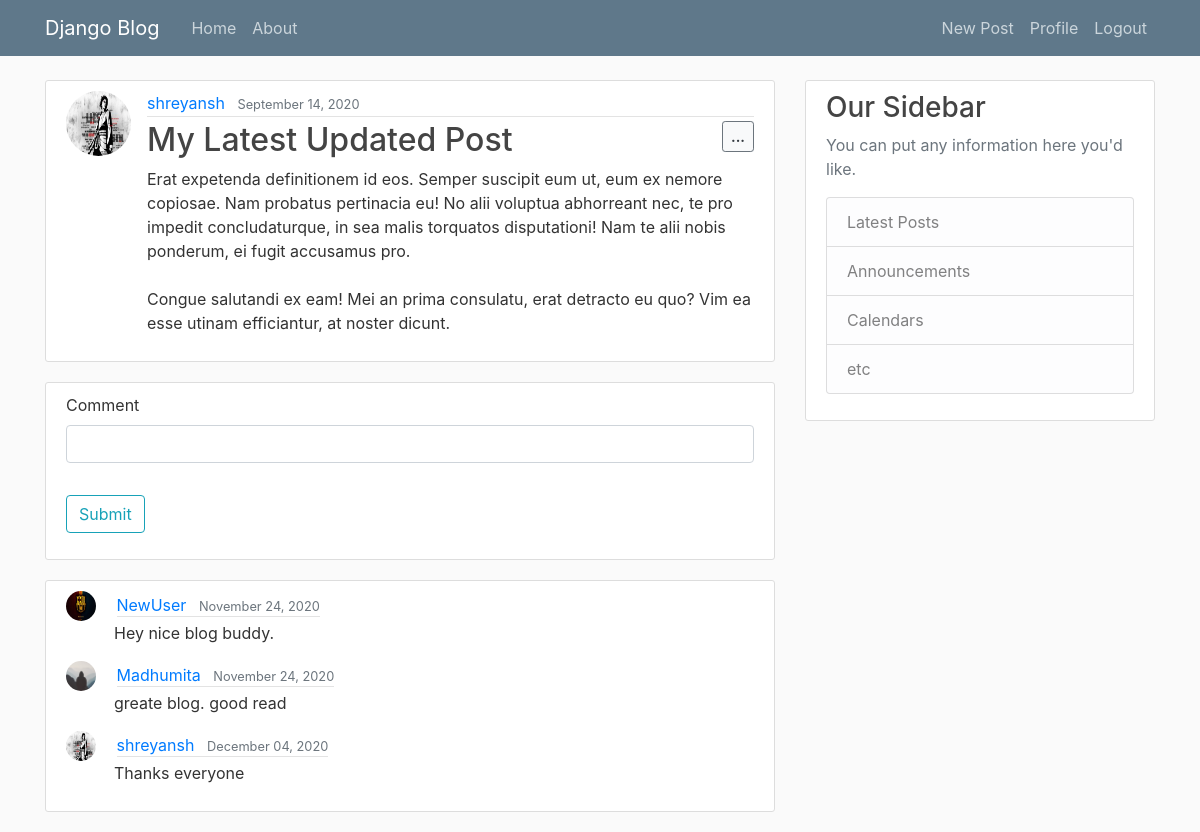
The page /post/27/ (signed in) on the database its author committed.
### blog/models.py (models this page shows, shortened)
class Post(models.Model):
    title = models.CharField(max_length=100)
    content = models.TextField()
    date_posted = models.DateTimeField(default=timezone.now)
    author = models.ForeignKey(User, on_delete=models.CASCADE)

class Comment(models.Model):
    post = models.ForeignKey(Post, on_delete=models.CASCADE, related_name='comments')
    comment = models.CharField(max_length=250)
    author = models.ForeignKey(User, on_delete=models.CASCADE)
    date = models.DateTimeField(default=timezone.now)
    def __str__(self):
        return self.comment

### users/models.py (models this page shows, shortened)
class Profile(models.Model):
    user = models.OneToOneField(User, on_delete=models.CASCADE)
    image = models.ImageField(default='default.jpg', upload_to='profile_pics')

### blog/views.py (the view, shortened to what this page needs)
# urls.py: path('post/<int:pk>/', PostDetailView.as_view(), name='post-detail'),
class PostDetailView(View):
    def get(self, request, *args, **kwargs):
        view = PostDisplay.as_view()
        return view(request, *args, **kwargs)

### blog/views.py (called while the page is built)
    def get_context_data(self, *args, **kwargs):
        context = super(PostDisplay, self).get_context_data()
        context['comments'] = Post.objects.get(pk=self.kwargs['pk']).comments.all()
        context['form'] = CommentForm
        return context

### blog/templates/blog/post_detail.html (shortened to what this page needs)
{% extends 'blog/base.html'%}
{% load crispy_forms_tags %}
{% block content %}
    <article class="media content-section">
        <img class="rounded-circle article-img" src="{{ object.author.profile.image.url }}"></img>
        <div class="media-body">
        <div class="article-metadata">
            <a class="mr-2" href="{% url 'user-posts' object.author.username %}">{{ object.author }}</a>
            <small class="text-muted">{{ object.date_posted|date:"F d, Y" }}</small>
        </div>
        {% if object.author == user %}
            <div class='float-right bg-light'>
                <button class="btn btn-secondary btn-sm dropdown bg-light" type="button" id="dropdownMenuButton" data-toggle="dropdown" aria-haspopup="true" aria-expanded="false">
                <b class="text-dark">...</b>
                </button>
            </div>
        {% endif %}
        <h2 class="article-title">{{ object.title }}</h2>
        <p class="article-content">{{ object.content }}</p>
        </div>
    </article>
    <div class="content-section">
        <form id="comment-form" method="POST" novalidate>
            <fieldset class='form-group'>
                {{ form|crispy }}
            </fieldset>
            <div class="form-group">
                <button class="btn btn-outline-info" type="submit">Submit</button>
            </div>
        </form>
    </div>
    <article class="content-section">
        {% for comment in comments %}
        <div>
            <img class="rounded-circle article-img" style="height: 30px; width: 30px" src="{{ comment.author.profile.image.url }}"></img>
            <span class="article-metadata">
                <a class="mr-2" href="{% url 'user-posts' comment.author %}">{{ comment.author }}</a>
                <small class="text-muted">{{ comment.date|date:"F d, Y" }}</small>
            </span>
            <span><P style="margin-left: 48px;">{{ comment }}</P></span>
        </div>
        {% endfor %}
    </article>
{% endblock %}

### blog/static/blog/main.css (style rules this page uses)
body { background: #fafafa; color: #333333; margin-top: 5rem; }
h1, h2, h3, h4, h5, h6 { color: #444444; }
.content-section { background: #ffffff; padding: 10px 20px; border: 1px solid #dddddd; border-radius: 3px; margin-bottom: 20px; }
.article-title { color: #444444; }
.article-content { white-space: pre-line; }
.article-img { height: 65px; width: 65px; margin-right: 16px; }
.article-metadata { padding-bottom: 1px; margin-bottom: 4px; border-bottom: 1px solid #e3e3e3 }

### rows shown on the page
Post: author.profile.image (picture), author "shreyansh", date_posted "September 14, 2020", title "My Latest Updated Post", content "Erat expetenda definitionem id eos. Semper suscipit eum ut, eum ex nemore copiosae. Nam probatus pertinacia eu! No alii voluptua abhorreant nec, te pro impedit concludaturque, in sea malis torquatos disputationi! Nam te alii nobis ponderum, ei fugit accusamus pro. Congue salutandi ex eam! Mei an prima consulatu, erat detracto eu quo? Vim ea esse utinam efficiantur, at noster dicunt."
Comment: author.profile.image (picture), author "NewUser", date "November 24, 2020", comment "Hey nice blog buddy."
Comment: author.profile.image (placeholder picture), author "Madhumita", date "November 24, 2020", comment "greate blog. good read"
Comment: author.profile.image (picture), author "shreyansh", date "December 04, 2020", comment "Thanks everyone"
